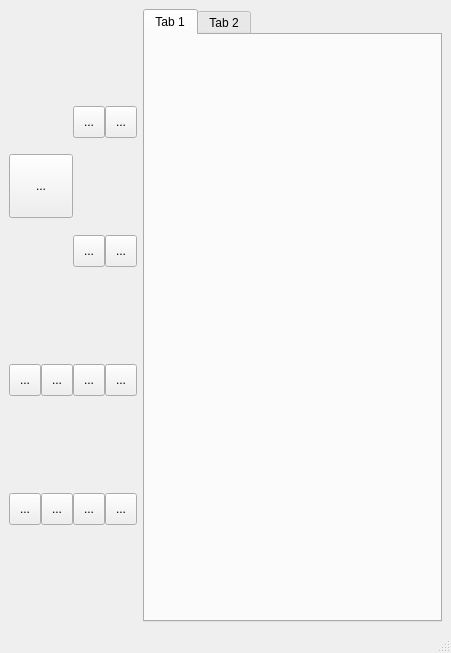
<?xml version="1.0" encoding="UTF-8"?>
<ui version="4.0">
    <author>Julian Bourne</author>
    <class>MainWindow</class>
    <widget class="QMainWindow" name="MainWindow">
        <property name="geometry">
            <rect>
                <x>0</x>
                <y>0</y>
                <width>451</width>
                <height>653</height>
            </rect>
        </property>
        <property name="windowTitle">
            <string>MainWindow</string>
        </property>
        <widget class="QWidget" name="centralwidget">
            <layout class="QVBoxLayout" name="verticalLayout_2" stretch="10,10">
                <item>
                    <layout class="QVBoxLayout" name="verticalLayout_1_Top">
                        <item>
                            <layout class="QHBoxLayout" name="horizontalLayout" stretch="0,0">
                                <item>
                                    <layout class="QGridLayout" name="gridLayout_1_Left">
                                        <property name="spacing">
                                            <number>0</number>
                                        </property>
                                        <item row="2" column="1">
                                            <widget class="QToolButton" name="toolButton_R2C1">
                                                <property name="minimumSize">
                                                    <size>
                                                        <width>32</width>
                                                        <height>32</height>
                                                    </size>
                                                </property>
                                                <property name="maximumSize">
                                                    <size>
                                                        <width>32</width>
                                                        <height>32</height>
                                                    </size>
                                                </property>
                                                <property name="text">
                                                    <string>...</string>
                                                </property>
                                            </widget>
                                        </item>
                                        <item row="3" column="2">
                                            <widget class="QToolButton" name="toolButton_R3C2">
                                                <property name="minimumSize">
                                                    <size>
                                                        <width>32</width>
                                                        <height>32</height>
                                                    </size>
                                                </property>
                                                <property name="maximumSize">
                                                    <size>
                                                        <width>32</width>
                                                        <height>32</height>
                                                    </size>
                                                </property>
                                                <property name="text">
                                                    <string>...</string>
                                                </property>
                                            </widget>
                                        </item>
                                        <item row="2" column="2">
                                            <widget class="QToolButton" name="toolButton_R2C2">
                                                <property name="minimumSize">
                                                    <size>
                                                        <width>32</width>
                                                        <height>32</height>
                                                    </size>
                                                </property>
                                                <property name="maximumSize">
                                                    <size>
                                                        <width>32</width>
                                                        <height>32</height>
                                                    </size>
                                                </property>
                                                <property name="text">
                                                    <string>...</string>
                                                </property>
                                            </widget>
                                        </item>
                                        <item row="1" column="2">
                                            <widget class="QToolButton" name="toolButton_R1C2">
                                                <property name="minimumSize">
                                                    <size>
                                                        <width>32</width>
                                                        <height>32</height>
                                                    </size>
                                                </property>
                                                <property name="maximumSize">
                                                    <size>
                                                        <width>32</width>
                                                        <height>32</height>
                                                    </size>
                                                </property>
                                                <property name="text">
                                                    <string>...</string>
                                                </property>
                                            </widget>
                                        </item>
                                        <item row="3" column="1">
                                            <widget class="QToolButton" name="toolButton_R3C1">
                                                <property name="minimumSize">
                                                    <size>
                                                        <width>32</width>
                                                        <height>32</height>
                                                    </size>
                                                </property>
                                                <property name="maximumSize">
                                                    <size>
                                                        <width>32</width>
                                                        <height>32</height>
                                                    </size>
                                                </property>
                                                <property name="text">
                                                    <string>...</string>
                                                </property>
                                            </widget>
                                        </item>
                                        <item row="0" column="2">
                                            <widget class="QToolButton" name="toolButton_R0C2">
                                                <property name="minimumSize">
                                                    <size>
                                                        <width>32</width>
                                                        <height>32</height>
                                                    </size>
                                                </property>
                                                <property name="maximumSize">
                                                    <size>
                                                        <width>32</width>
                                                        <height>32</height>
                                                    </size>
                                                </property>
                                                <property name="text">
                                                    <string>...</string>
                                                </property>
                                            </widget>
                                        </item>
                                        <item row="3" column="3">
                                            <widget class="QToolButton" name="toolButton_R3C3">
                                                <property name="minimumSize">
                                                    <size>
                                                        <width>32</width>
                                                        <height>32</height>
                                                    </size>
                                                </property>
                                                <property name="maximumSize">
                                                    <size>
                                                        <width>32</width>
                                                        <height>32</height>
                                                    </size>
                                                </property>
                                                <property name="text">
                                                    <string>...</string>
                                                </property>
                                            </widget>
                                        </item>
                                        <item row="2" column="3">
                                            <widget class="QToolButton" name="toolButton_R2C3">
                                                <property name="minimumSize">
                                                    <size>
                                                        <width>32</width>
                                                        <height>32</height>
                                                    </size>
                                                </property>
                                                <property name="maximumSize">
                                                    <size>
                                                        <width>32</width>
                                                        <height>32</height>
                                                    </size>
                                                </property>
                                                <property name="text">
                                                    <string>...</string>
                                                </property>
                                            </widget>
                                        </item>
                                        <item row="1" column="3">
                                            <widget class="QToolButton" name="toolButton_R1C3">
                                                <property name="minimumSize">
                                                    <size>
                                                        <width>32</width>
                                                        <height>32</height>
                                                    </size>
                                                </property>
                                                <property name="maximumSize">
                                                    <size>
                                                        <width>32</width>
                                                        <height>32</height>
                                                    </size>
                                                </property>
                                                <property name="text">
                                                    <string>...</string>
                                                </property>
                                            </widget>
                                        </item>
                                        <item row="0" column="3">
                                            <widget class="QToolButton" name="toolButton_R0C3">
                                                <property name="minimumSize">
                                                    <size>
                                                        <width>32</width>
                                                        <height>32</height>
                                                    </size>
                                                </property>
                                                <property name="maximumSize">
                                                    <size>
                                                        <width>32</width>
                                                        <height>32</height>
                                                    </size>
                                                </property>
                                                <property name="text">
                                                    <string>...</string>
                                                </property>
                                            </widget>
                                        </item>
                                        <item row="2" column="0">
                                            <widget class="QToolButton" name="toolButton_R2C0">
                                                <property name="minimumSize">
                                                    <size>
                                                        <width>32</width>
                                                        <height>32</height>
                                                    </size>
                                                </property>
                                                <property name="maximumSize">
                                                    <size>
                                                        <width>32</width>
                                                        <height>32</height>
                                                    </size>
                                                </property>
                                                <property name="text">
                                                    <string>...</string>
                                                </property>
                                            </widget>
                                        </item>
                                        <item row="3" column="0">
                                            <widget class="QToolButton" name="toolButton_R3C0">
                                                <property name="minimumSize">
                                                    <size>
                                                        <width>32</width>
                                                        <height>32</height>
                                                    </size>
                                                </property>
                                                <property name="maximumSize">
                                                    <size>
                                                        <width>32</width>
                                                        <height>32</height>
                                                    </size>
                                                </property>
                                                <property name="text">
                                                    <string>...</string>
                                                </property>
                                            </widget>
                                        </item>
                                        <item row="0" column="0" rowspan="2" colspan="2">
                                            <widget class="QToolButton" name="toolButton_R0C0">
                                                <property name="minimumSize">
                                                    <size>
                                                        <width>64</width>
                                                        <height>64</height>
                                                    </size>
                                                </property>
                                                <property name="maximumSize">
                                                    <size>
                                                        <width>64</width>
                                                        <height>64</height>
                                                    </size>
                                                </property>
                                                <property name="text">
                                                    <string>...</string>
                                                </property>
                                            </widget>
                                        </item>
                                    </layout>
                                </item>
                                <item>
                                    <widget class="QTabWidget" name="tabWidget">
                                        <widget class="QWidget" name="tab_3">
                                            <attribute name="title">
                                                <string>Tab 1</string>
                                            </attribute>
                                        </widget>
                                        <widget class="QWidget" name="tab_4">
                                            <attribute name="title">
                                                <string>Tab 2</string>
                                            </attribute>
                                        </widget>
                                    </widget>
                                </item>
                            </layout>
                        </item>
                    </layout>
                </item>
                <item>
                    <layout class="QVBoxLayout" name="verticalLayout_2_Bottom" />
                </item>
            </layout>
        </widget>
        <widget class="QStatusBar" name="statusbar" />
    </widget>
    <resources />
    <connections />
</ui>
